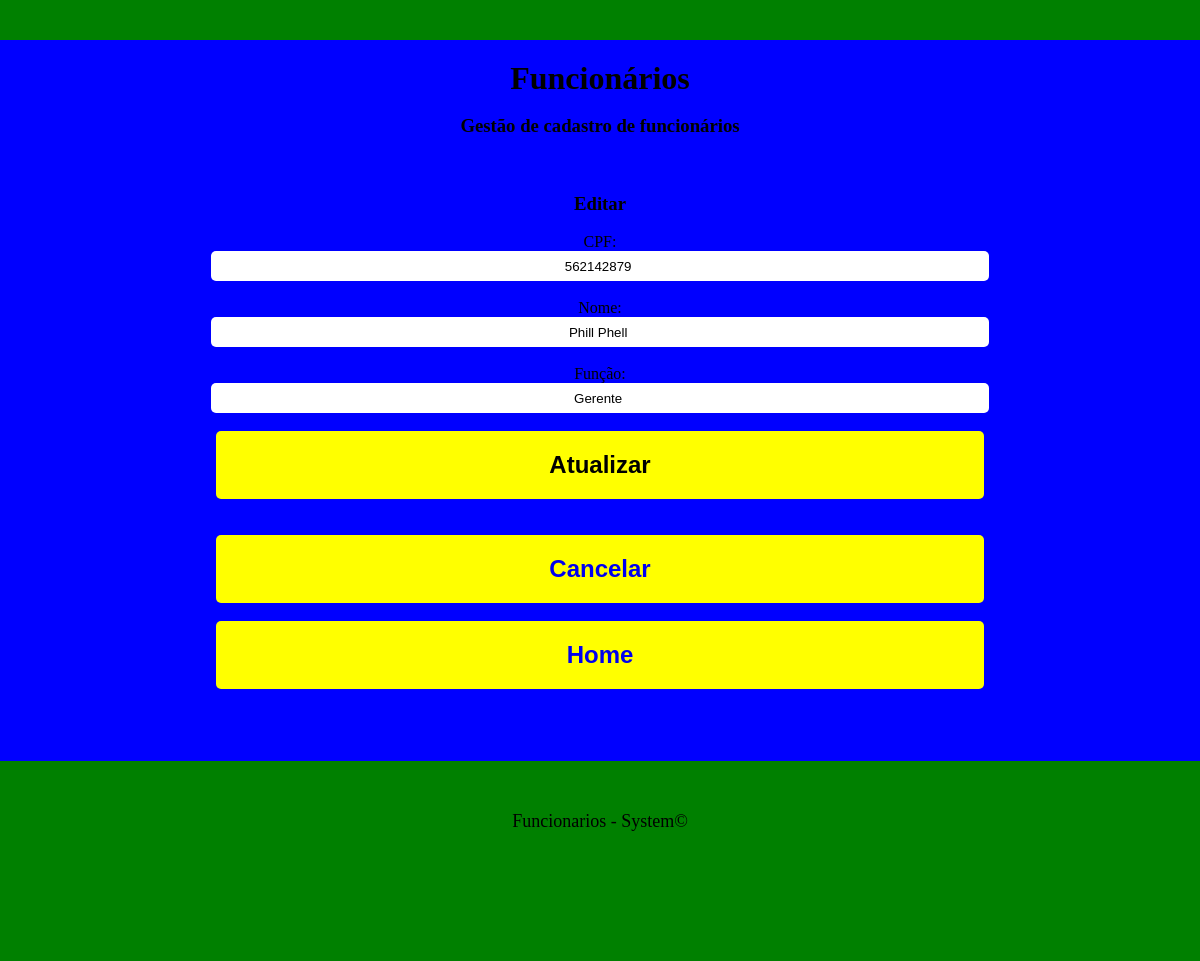
The app's page /desafioVik/view/editar.php?id=20 with its own data.
### tables this page shows
CREATE TABLE IF NOT EXISTS `tb_funcionario` (
  `id` int(20) UNSIGNED NOT NULL AUTO_INCREMENT,
  `cpf` int(11) UNSIGNED NOT NULL,
  `nome` varchar(200) NOT NULL,
  `funcao` varchar(50) NOT NULL,
  `foto` blob NOT NULL,
  PRIMARY KEY (`id`) USING BTREE
);

### desafioVik/view/editar.php (the view, shortened to what this page needs)
<!DOCTYPE HTML>
 <html lang="pt-br">
<head>
    <link href="./arquivosCSS/geral.css" rel="stylesheet"/>
</head>
<body>
    <div class="faixa-cabecalho">
    </div>
    <div class="painel-principal">
        <header>
            <div class="cabecalho-titulo">
                <h1> Funcionários </h1>
                <br>
                <h3> Gestão de cadastro de funcionários </h3>
                <br><br>
            </div>
        </header>
        <section class="sec">
            <h3> Editar </h3>
            <br>
            <form action="../controller/editDTO.php" method="POST">
                <?php
                    $abc= filter_input(INPUT_GET, 'id', FILTER_SANITIZE_NUMBER_INT);
                    $conexao= ConexaoBanco::getConexao();
                    $sqlFunc= $conexao->prepare("SELECT cpf, nome, funcao, foto FROM tb_funcionario WHERE id= :i");
                    $sqlFunc-> bindValue(':i', $abc, PDO::PARAM_INT);
                    $sqlFunc-> execute();
                    $re= $sqlFunc->fetch(PDO::FETCH_ASSOC);
                ?>
                <label> CPF: </label><br>
                <input name="cpf" value="<?php echo $re['cpf'] ?> "><br><br>
                <label> Nome: </label><br>
                <input  name="nome" value="<?php echo $re['nome'] ?> "><br><br>
                <label> Função: </label><br>
                <input name="funcao" value="<?php echo $re['funcao'] ?> "><br><br>
                <button type="submit"> <b> Atualizar </b> </button>
            </form>
            <br><br>
            <button type="button"> <a href="./cadastrados.php"> <b> Cancelar </b> </a> </button><br><br>
            <button type="button"> <a href="./index.php"> <b> Home </b> </a> </button>
        </section>
        <br><br><br><br>
    </div>
	<footer>
	    <p>Funcionarios - System©</p>
	</footer>
</body>
</html>

### desafioVik/view/arquivosCSS/geral.css (style rules this page uses)
* { padding: 0px; margin: 0px; border: 0px; }
body { background: blue; }
.faixa-cabecalho { width: 100%; min-height: 40px; background: green; }
.painel-principal { width: 80%; margin-left: 10%; text-align: center; }
.cabecalho-titulo { padding: 20px; text-align: center; }
section { text-align: center; }
button { width: 80%; padding: 20px; text-align: center; background: yellow; border-radius: 5px; font-size: x-large; }
a { text-decoration: none; }
input { border-radius: 5px; width: 80%; height: 30px; padding: 0px 5px 0px 5px; text-align: center; }
footer { text-align: center; background: green; min-height: 100px; padding: 50px; font-size: large; }

### records on screen
tb_funcionario: cpf "562142879", nome "Phill Phell", funcao "Gerente"
